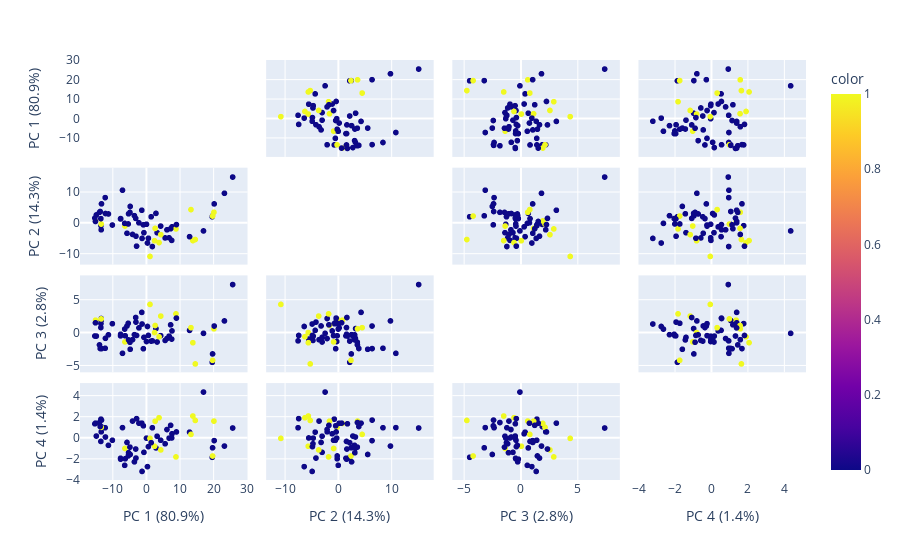

The cell this chart's notebook holds for it:
### Code cell
from sklearn.decomposition import PCA

pca = PCA()
components = pca.fit_transform(df[features])
labels = {
    str(i): f"PC {i+1} ({var:.1f}%)"
    for i, var in enumerate(pca.explained_variance_ratio_ * 100)
}

fig = px.scatter_matrix(
    components,
    labels=labels,
    dimensions=range(4),
    color=df["LILATract_1And10"]
)
fig.update_traces(diagonal_visible=False)
fig.show()
